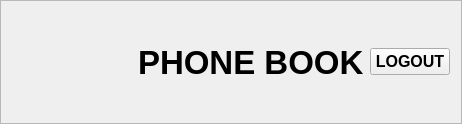
               <widget class="QFrame" name="frame_2">
                <property name="frameShape">
                 <enum>QFrame::StyledPanel</enum>
                </property>
                <property name="frameShadow">
                 <enum>QFrame::Raised</enum>
                </property>
                <layout class="QHBoxLayout" name="horizontalLayout_19">
                 <item>
                  <widget class="QLabel" name="label_2">
                   <property name="minimumSize">
                    <size>
                     <width>120</width>
                     <height>100</height>
                    </size>
                   </property>
                   <property name="maximumSize">
                    <size>
                     <width>120</width>
                     <height>100</height>
                    </size>
                   </property>
                   <property name="text">
                    <string/>
                   </property>
                   <property name="pixmap">
                    <pixmap resource="icon.qrc">:/icon/icons/agenda.svg</pixmap>
                   </property>
                   <property name="scaledContents">
                    <bool>true</bool>
                   </property>
                  </widget>
                 </item>
                 <item>
                  <widget class="QLabel" name="label">
                   <property name="sizePolicy">
                    <sizepolicy hsizetype="Preferred" vsizetype="Preferred">
                     <horstretch>0</horstretch>
                     <verstretch>0</verstretch>
                    </sizepolicy>
                   </property>
                   <property name="minimumSize">
                    <size>
                     <width>0</width>
                     <height>0</height>
                    </size>
                   </property>
                   <property name="font">
                    <font>
                     <pointsize>25</pointsize>
                     <weight>75</weight>
                     <bold>true</bold>
                    </font>
                   </property>
                   <property name="text">
                    <string>PHONE BOOK</string>
                   </property>
                   <property name="margin">
                    <number>10</number>
                   </property>
                  </widget>
                 </item>
                 <item alignment="Qt::AlignRight">
                  <widget class="QPushButton" name="logout">
                   <property name="font">
                    <font>
                     <pointsize>12</pointsize>
                     <weight>75</weight>
                     <bold>true</bold>
                    </font>
                   </property>
                   <property name="text">
                    <string>LOGOUT</string>
                   </property>
                   <property name="icon">
                    <iconset resource="icon.qrc">
                     <normaloff>:/icon/icons/logout_icon.svg</normaloff>:/icon/icons/logout_icon.svg</iconset>
                   </property>
                   <property name="iconSize">
                    <size>
                     <width>40</width>
                     <height>40</height>
                    </size>
                   </property>
                  </widget>
                 </item>
                </layout>
               </widget>
